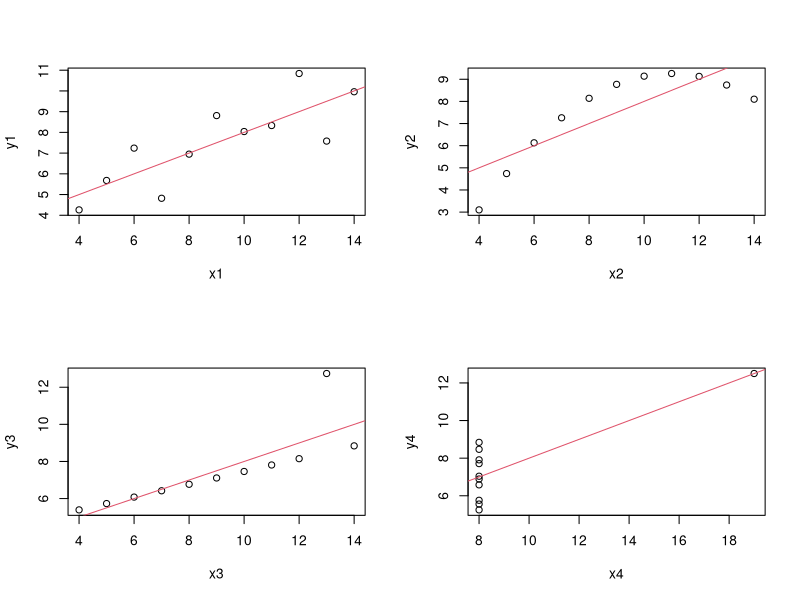
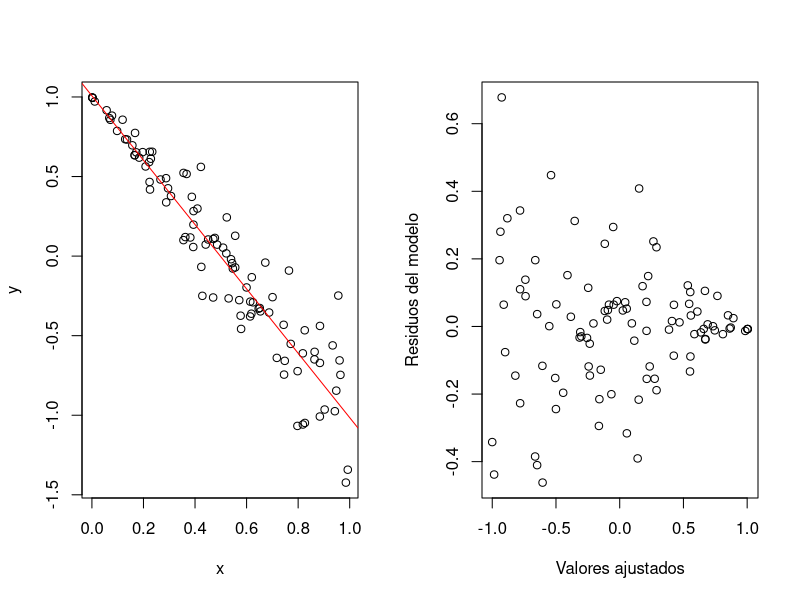
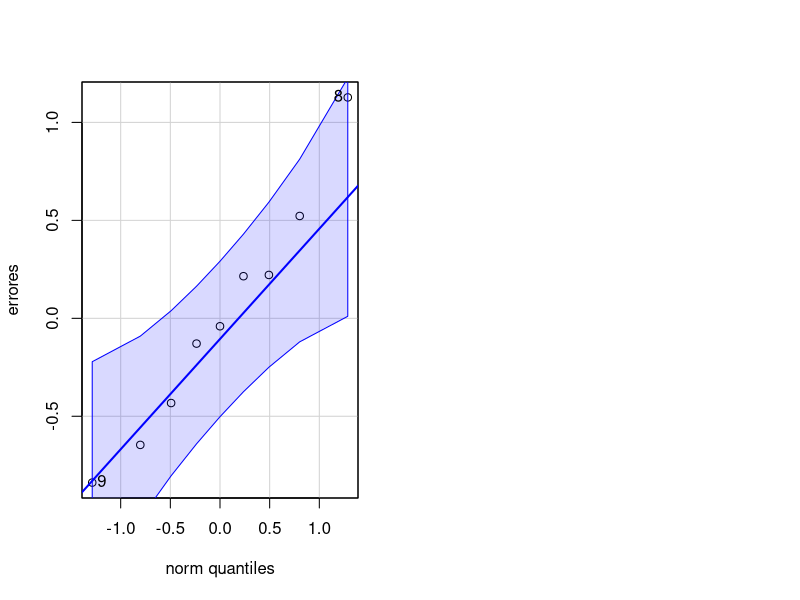

The R source for these figures, in order:
## ---- chunk 1
knitr::opts_chunk$set(echo = TRUE)
## ---- chunk 2
sal=c(1.8,2.2,3.5,4.0,4.3,5.0)
tensión=c(100,98,110,110,112,120)
(media.sal = mean(sal))
(media.tensión = mean(tensión))
## ---- chunk 3
(var.sal = var(sal))
(var.tensión = var(tensión))
(cov.sal.tensión = cov(sal,tensión))
## ---- chunk 4
(b1 = cov.sal.tensión/var.sal)
(b0 = media.tensión-b1*media.sal)
## ---- chunk 5
lm(tensión ~sal)
## ---- chunk 6
(round(media.tensión-b0-b1*media.sal,6))
## ---- chunk 7
tensión.estimada = b0+b1*sal
(mean(tensión.estimada)-mean(tensión))
## ---- chunk 8
errores=tensión.estimada-tensión
SSE = sum(errores^2)
n=length(sal)
(estimación.varianza = SSE/(n-2))
## ---- chunk 9
(SST = sum((tensión-media.tensión)^2))
## ---- chunk 10
(SSR = sum((tensión.estimada-media.tensión)^2))
## ---- chunk 11
(SSE = sum((tensión-tensión.estimada)^2))
## ---- chunk 12
(round(SST-SSR-SSE,6))
## ---- chunk 13
(R2=SSR/SST)
## ---- chunk 14
(R2=var(tensión.estimada)/var(tensión))
## ---- chunk 15
summary(lm(tensión ~ sal))$r.squared
## ---- chunk 16
data(anscombe)
str(anscombe)
## ---- chunk 17
anscombe
## ---- chunk 18
summary(lm(y1~x1,data=anscombe))$r.squared
summary(lm(y2~x2,data=anscombe))$r.squared
## ---- chunk 19
summary(lm(y3~x3,data=anscombe))$r.squared
summary(lm(y4~x4,data=anscombe))$r.squared
## ---- chunk 20
par(mfrow=c(2,2))
plot(y1~x1,data=anscombe)
abline(lm(y1~x1,data=anscombe),col=2)
plot(y2~x2,data=anscombe)
abline(lm(y2~x2,data=anscombe),col=2)
plot(y3~x3,data=anscombe)
abline(lm(y3~x3,data=anscombe),col=2)
plot(y4~x4,data=anscombe)
abline(lm(y4~x4,data=anscombe),col=2)
## ---- chunk 21
library(nortest)
lillie.test(errores)
## ---- chunk 22
alpha=0.05
S=sqrt(estimación.varianza)
extremo.izquierda.b1 = b1-qt(1-alpha/2,n-2)*S/(sd(sal)*sqrt(n-1))
extremo.derecha.b1 = b1+qt(1-alpha/2,n-2)*S/(sd(sal)*sqrt(n-1))
print('Intervalo confianza para b1:')
print(c(extremo.izquierda.b1,extremo.derecha.b1))
## ---- chunk 23
extremo.izquierda.b0 = b0-qt(1-alpha/2,n-2)*S*sqrt(1/n+media.sal^2/((n-1)*var(sal)))
extremo.derecha.b0 = b0+qt(1-alpha/2,n-2)*S*sqrt(1/n+media.sal^2/((n-1)*var(sal)))
print('Intervalo confianza para b0:')
print(c(extremo.izquierda.b0,extremo.derecha.b0))
## ---- chunk 24
confint(lm(tensión~sal),level=0.95)
## ---- chunk 25
alpha=0.05
x0=4.5
y0.estimado = b0+b1*x0
extremo.izquierda.mu.x0 = y0.estimado-qt(1-alpha/2,n-2)*S*
  sqrt(1/n+(x0-media.sal)^2/((n-1)*var(sal)))
extremo.derecha.mu.x0 = y0.estimado+qt(1-alpha/2,n-2)*S*
  sqrt(1/n+(x0-media.sal)^2/((n-1)*var(sal)))
print(paste("Intervalo de confianza para mu de Y para x0=",x0))
print(c(extremo.izquierda.mu.x0,extremo.derecha.mu.x0))
## ---- chunk 26
extremo.izquierda.y0 = y0.estimado-qt(1-alpha/2,n-2)*S*
  sqrt(1+1/n+(x0-media.sal)^2/((n-1)*var(sal)))
extremo.derecha.y0 = y0.estimado+qt(1-alpha/2,n-2)*S*
  sqrt(1+1/n+(x0-media.sal)^2/((n-1)*var(sal)))
print(paste("Intervalo de confianza para y0 para x0=",x0))
print(c(extremo.izquierda.y0,extremo.derecha.y0))
## ---- chunk 27
newdata=data.frame(sal=4.5)
predict.lm(lm(tensión~sal),newdata,interval="confidence",level= 0.95)
predict.lm(lm(tensión~sal),newdata,interval="prediction",level= 0.95)
## ---- chunk 28
(t0 = b1/(S/(sd(sal)*sqrt(n-1))))
## ---- chunk 29
(p=2*pt(abs(t0),n-2,lower.tail = FALSE))
## ---- chunk 30
summary(lm(tensión ~ sal))
## ---- chunk 31
t0^2
## ---- chunk 32
X=matrix(c(1,78,48.2,2.75,29.5,1,69,45.5,2.15,26.3,
 1,77,46.3,4.41,32.2,1,88,49,5.52,36.5,
 1,67,43,3.21,27.2,1,80,48,4.32,27.7,
 1,74,48,2.31,28.3,1,94,53,4.3,30.3,
 1,102,58,3.71,28.7),nrow=9,byrow=TRUE)
y=cbind(c(57.5,52.8,61.3,67,53.5,62.7,56.2,68.5,69.2))
(estimaciones.b = solve(t(X)%*%X)%*%(t(X)%*%y))
## ---- chunk 33
lm(y ~ X[,2]+X[,3]+X[,4]+X[,5])
## ---- chunk 34
vectores.medios = apply(X[,1:5],2,mean)
round(mean(y)-t(estimaciones.b)%*%vectores.medios,6)
## ---- chunk 35
valores.estimados = X%*%estimaciones.b
round(mean(y)-mean(valores.estimados),6)
## ---- chunk 36
errores=y-valores.estimados
round(mean(errores))
SSE=sum(errores^2)
n=dim(X)[1]
var(errores)-SSE/(n-1)
## ---- chunk 37
(SST=sum((y-mean(y))^2))
## ---- chunk 38
(SSR=sum((valores.estimados-mean(y))^2))
## ---- chunk 39
(SSE = sum(errores^2))
## ---- chunk 40
round(SST-SSR-SSE,6)
## ---- chunk 41
(R2=SSR/SST)
## ---- chunk 42
(R2 = var(valores.estimados)/var(y))
## ---- chunk 43
summary(lm(y~X[,2]+X[,3]+X[,4]+X[,5]))$r.squared
## ---- chunk 44
k=dim(X)[2]-1
(R2.adj = 1-(1-R2)*(n-1)/(n-k-1))
## ---- chunk 45
summary(lm(y~X[,2]+X[,3]+X[,4]+X[,5]))$adj.r.squared
## ---- chunk 46
summary(lm(y~X[,2]))$adj.r.squared
## ---- chunk 47
summary(lm(y~X[,2]+X[,3]))$adj.r.squared
## ---- chunk 48
summary(lm(y~X[,2]+X[,3]+X[,4]))$adj.r.squared
## ---- chunk 49
AIC(lm(y~X[,2]))
AIC(lm(y~X[,2]+X[,3]))
AIC(lm(y~X[,2]+X[,3]+X[,4]))
## ---- chunk 50
AIC(lm(y~X[,2]+X[,3]+X[,4]+X[,5]))
## ---- chunk 51
BIC(lm(y~X[,2]))
BIC(lm(y~X[,2]+X[,3]))
BIC(lm(y~X[,2]+X[,3]+X[,4]))
## ---- chunk 52
BIC(lm(y~X[,2]+X[,3]+X[,4]+X[,5]))
## ---- chunk 53
lillie.test(errores)
## ---- chunk 54
(S2 = SSE/(n-k-1))
## ---- chunk 55
S2*solve(t(X)%*%X)
## ---- chunk 56
(errores.estandar = sqrt(S2*diag(solve(t(X)%*%X))))
## ---- chunk 57
alpha=0.05
c(estimaciones.b[1]-qt(1-alpha/2,n-k-1)*errores.estandar[1],
  estimaciones.b[1]+qt(1-alpha/2,n-k-1)*errores.estandar[1])
## ---- chunk 58
c(estimaciones.b[2]-qt(1-alpha/2,n-k-1)*errores.estandar[2],
  estimaciones.b[2]+qt(1-alpha/2,n-k-1)*errores.estandar[2])
## ---- chunk 59
c(estimaciones.b[3]-qt(1-alpha/2,n-k-1)*errores.estandar[3],
  estimaciones.b[3]+qt(1-alpha/2,n-k-1)*errores.estandar[3])
## ---- chunk 60
c(estimaciones.b[4]-qt(1-alpha/2,n-k-1)*errores.estandar[4],
  estimaciones.b[4]+qt(1-alpha/2,n-k-1)*errores.estandar[4])
## ---- chunk 61
c(estimaciones.b[5]-qt(1-alpha/2,n-k-1)*errores.estandar[5],
  estimaciones.b[5]+qt(1-alpha/2,n-k-1)*errores.estandar[5])
## ---- chunk 62
confint(lm(y~X[,2]+X[,3]+X[,4]+X[,5]),level=0.95)
## ---- chunk 63
alpha=0.05
x0 = c(1,75,50,4,30)
y0.estimado = sum(estimaciones.b*x0)
c(y0.estimado-qt(1-alpha/2,n-k-1)*sqrt(S2*(t(x0)%*%solve(t(X)%*%X)%*%x0)),
  y0.estimado+qt(1-alpha/2,n-k-1)*sqrt(S2*(t(x0)%*%solve(t(X)%*%X)%*%x0)))
## ---- chunk 64
c(y0.estimado-qt(1-alpha/2,n-k-1)*sqrt(S2*(1+(t(x0)%*%solve(t(X)%*%X)%*%x0))),
  y0.estimado+qt(1-alpha/2,n-k-1)*sqrt(S2*(1+(t(x0)%*%solve(t(X)%*%X)%*%x0))))
## ---- chunk 65
newdata=data.frame(x1=75,x2=50,x3=4,x4=30)
x1=X[,2]
x2=X[,3]
x3=X[,4]
x4=X[,5]
predict.lm(lm(y~x1+x2+x3+x4),newdata,interval="confidence",level= 0.95)
## ---- chunk 66
predict.lm(lm(y~x1+x2+x3+x4),newdata,interval="prediction",level= 0.95)
## ---- chunk 67
anova(lm(y~X[,2:5]))
## ---- chunk 68
summary(lm(y~x1+x2+x3+x4))
## ---- chunk 69
set.seed(2020)
x<-runif(100)
y<-1-2*x+0.3*x*rnorm(100)
par(mfrow=c(1,2))
plot(x,y)
r=lm(y~x)
abline(r,col="red")
plot(r$res~r$fitted.values,xlab="Valores ajustados",ylab="Residuos del modelo")
## ---- chunk 70
residuos=r$res
(X0=length(residuos)*summary(lm(residuos^2~x+I(x^2)))$r.squared)
(p.valor=pchisq(X0,2,lower.tail = FALSE))
## ---- chunk 71
library(lmtest)
bptest(r,~x+I(x^2))
## ---- chunk 72
errores
## ---- chunk 73
(coef.deter.modelo.auxiliar = summary(lm(errores^2 ~ X[,2]+X[,3]+X[,4]+X[,5]))$r.squared)
## ---- chunk 74
(X0 = n*coef.deter.modelo.auxiliar)
(p.valor = pchisq(X0,k,lower.tail=FALSE))
## ---- chunk 75
y=c(57.5,52.8,61.3,67,53.5,62.7,56.2,68.5,69.2)
reg.mul.original = lm(y~X[,2]+X[,3]+X[,4]+X[,5])
bptest(reg.mul.original)
## ---- chunk 76
library(car)
estimación.sigma2 = sum(errores^2)/(n-k-1)
qqPlot(errores,distribution = "norm", mean=0,sd=sqrt(estimación.sigma2))
## ---- chunk 77
lillie.test(errores)
## ---- chunk 78
diferencias = errores[2:n]-errores[1:(n-1)]
(estadístico.d = sum(diferencias^2)/sum(errores^2))
## ---- chunk 79
library(lmtest)
dwtest(reg.mul.original,alternative = 'greater')
## ---- chunk 80
dwtest(reg.mul.original,alternative = 'less')
